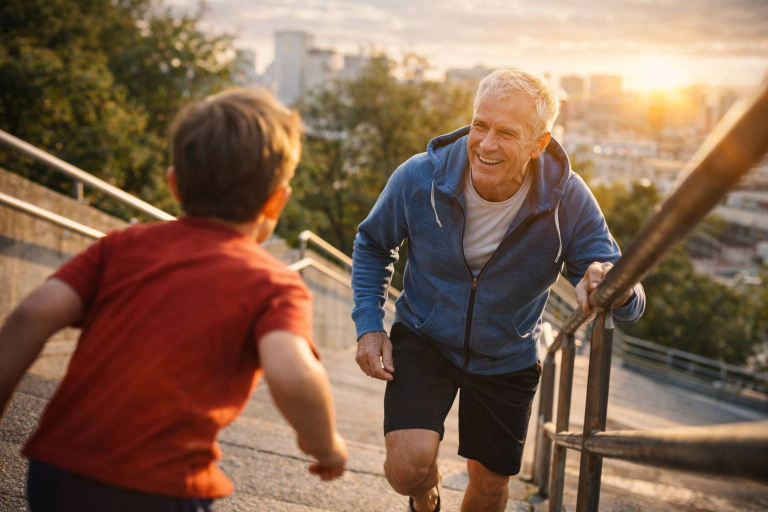
#> input picture data/raw/images/6a77e303-14eb-4d8c-917a-fa045a548a6c.jpg, 1536 x 1024 px, found by its file name (shown at 1/2 size)
$ python test_image.py
#> lines starting #> are read from the running program, lines starting #| are printed output that depends on the picture; pictures that were not available may be replaced by others from this repository, and a replacement may not be noted
#> further down, img is the input picture: PIL image 1536x1024 RGB; mean R, G, B 128.8, 99.6, 79.7
### src/image_processing/processor.py
import os
import logging
from pathlib import Path
from PIL import Image, ImageOps, ImageFilter, ImageEnhance

logger = logging.getLogger(__name__)

# [118 lines left out: functions inspect_image, resize_image, resize_proportional, generate_thumbnail, generate_fixed_thumbnail, pro and 6 more, not called in this run]

def apply_blur(path, output_path, radius=2):
#> called with output_path = 'data/processed/blurred/blurred_image.jpg', radius = 5
    img = Image.open(path)
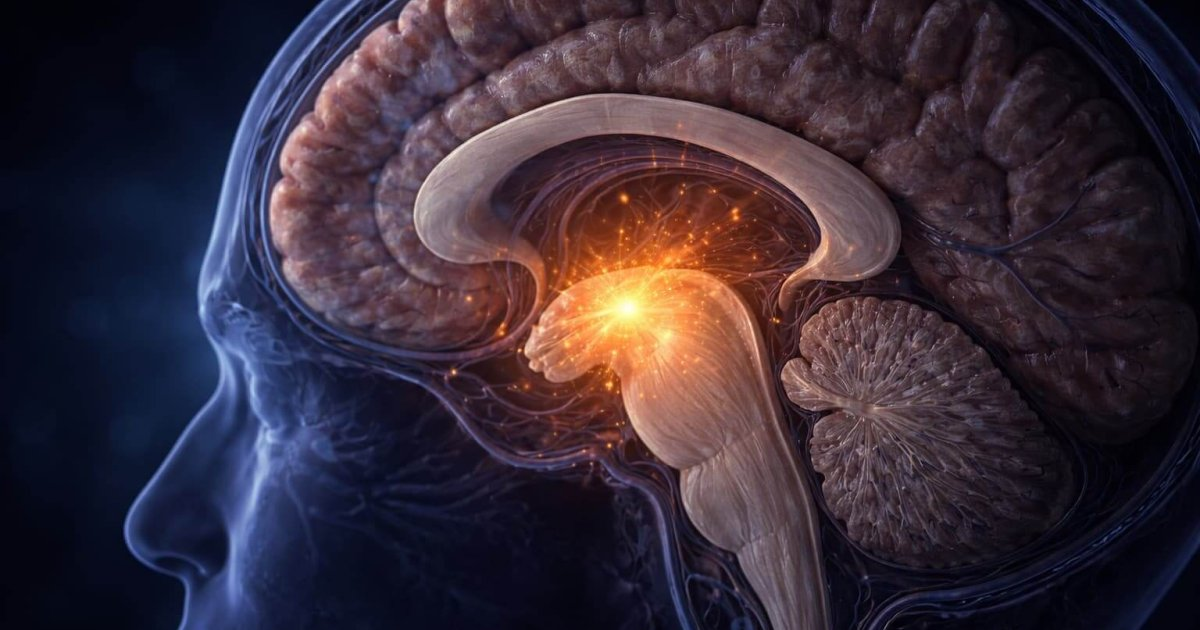
#> input picture data/raw/images/ChatGPT-Image-27-mar-2026-19_14_30-og.jpg, 1200 x 630 px, given in place of tVvpFIoteRHNnoZMhdnwIVwJpCA.jpg, which was not available
#> img is the input picture: PIL image 1200x630 RGB; mean R, G, B 56.6, 44.1, 56.7
    blurred = img.filter(ImageFilter.GaussianBlur(radius=radius))
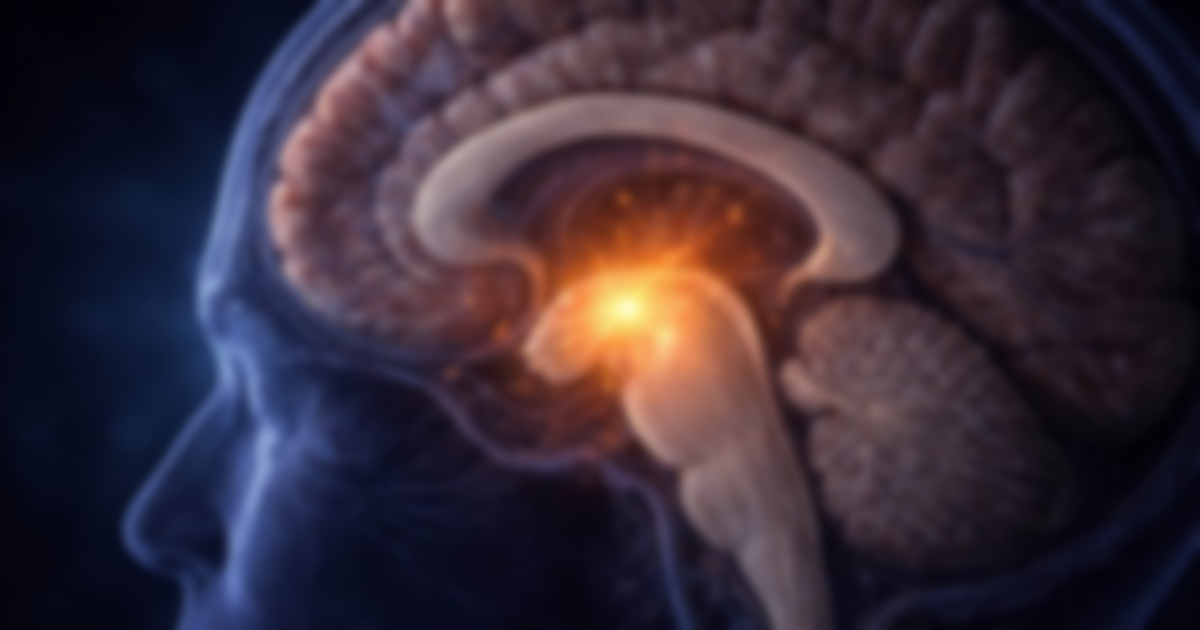
#> blurred: PIL image 1200x630 RGB; mean R, G, B 56.6, 44.1, 56.7
    Path(output_path).parent.mkdir(parents=True, exist_ok=True)
    blurred.save(output_path)
    return output_path

def apply_sharpen(path, output_path):
    img = Image.open(path)
    sharpened = img.filter(ImageFilter.SHARPEN)
    Path(output_path).parent.mkdir(parents=True, exist_ok=True)
    sharpened.save(output_path)
    return output_path

def apply_edge_detection(path, output_path):
    img = Image.open(path).convert('L')   # edge detect works best on greyscale
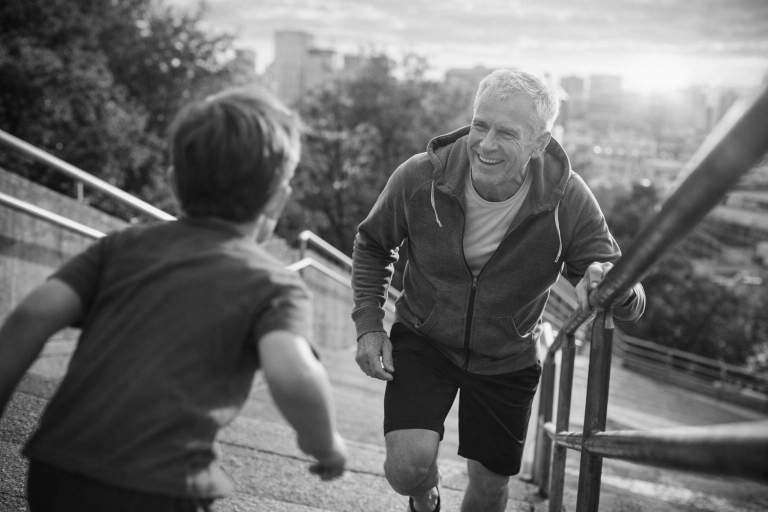
#> img: PIL image 1536x1024 L (shown at 1/2 size); min 9, max 251, mean 106.1
    edges = img.filter(ImageFilter.FIND_EDGES)
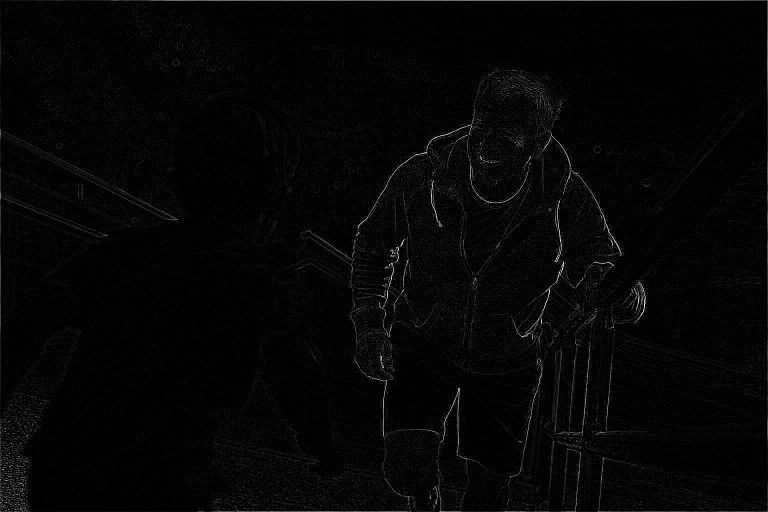
#> edges: PIL image 1536x1024 L (shown at 1/2 size); min 0, max 255, mean 5
    Path(output_path).parent.mkdir(parents=True, exist_ok=True)
    edges.save(output_path)
    return output_path

def enhance_contrast(path, output_path, factor=1.5):
#> called with factor = 2
    img = Image.open(path)
    enhanced = ImageEnhance.Contrast(img).enhance(factor)
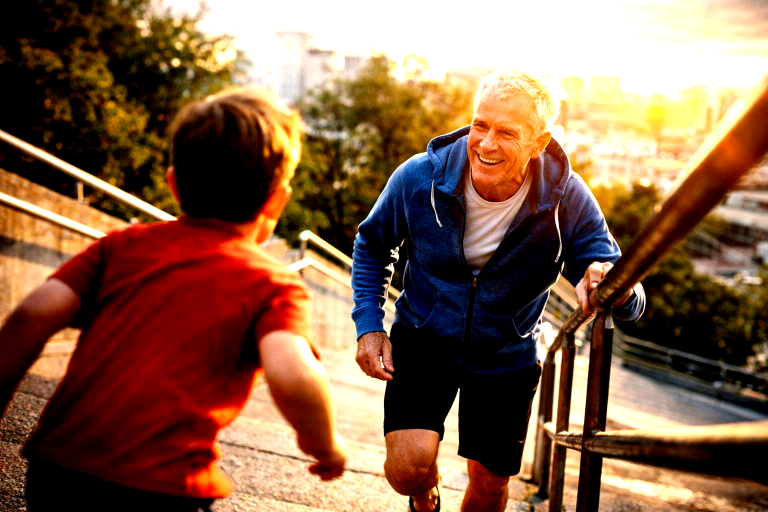
#> enhanced: PIL image 1536x1024 RGB (shown at 1/2 size); mean R, G, B 133, 97.8, 74.2
    Path(output_path).parent.mkdir(parents=True, exist_ok=True)
    enhanced.save(output_path)
    return output_path

def enhance_brightness(path, output_path, factor=1.2):
#> called with factor = 1.5
    img = Image.open(path)
    enhanced = ImageEnhance.Brightness(img).enhance(factor)
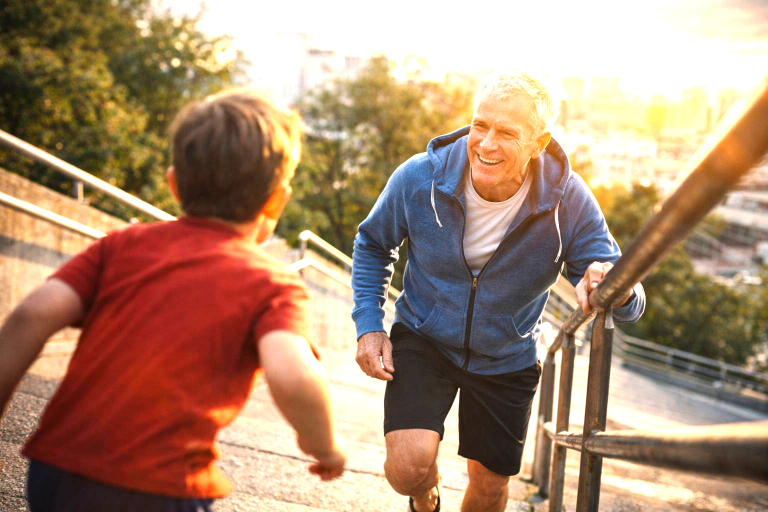
#> enhanced: PIL image 1536x1024 RGB (shown at 1/2 size); mean R, G, B 170.8, 139.3, 114.7
    Path(output_path).parent.mkdir(parents=True, exist_ok=True)
    enhanced.save(output_path)
    return output_path

def enhance_color(path, output_path, factor=1.3):
#> called with factor = 1.5
    img = Image.open(path)
    enhanced = ImageEnhance.Color(img).enhance(factor)
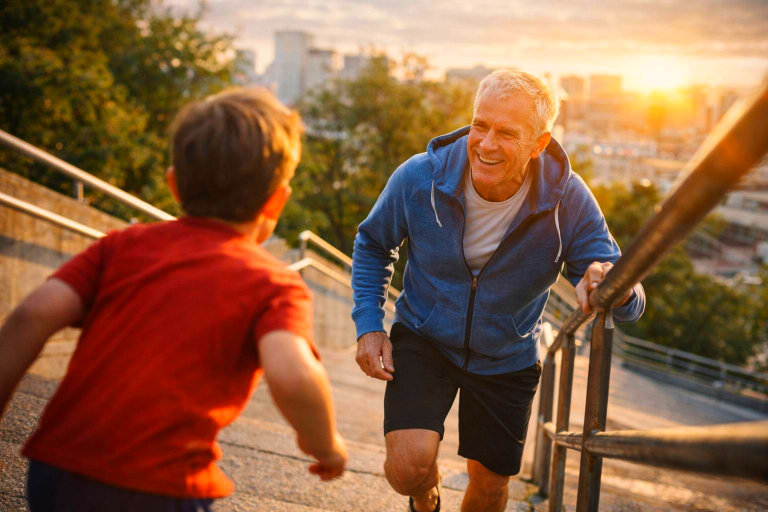
#> enhanced: PIL image 1536x1024 RGB (shown at 1/2 size); mean R, G, B 139.3, 96.1, 66.7
    Path(output_path).parent.mkdir(parents=True, exist_ok=True)
    enhanced.save(output_path)
    return output_path

### src/image_processing/test_image.py
from PIL import Image, ImageOps, ImageFilter, ImageEnhance
import os
from processor import inspect_image , resize_image, resize_proportional, generate_thumbnail, generate_fixed_thumbnail, crop_top_banner, crop_center_square, crop_image, convert_to_webp, convert_to_grayscale, save_optimised_jpeg, apply_blur, apply_sharpen, apply_edge_detection, enhance_contrast, enhance_brightness, enhance_color


img = Image.open('data/raw/images/6a77e303-14eb-4d8c-917a-fa045a548a6c.jpg')

# [67 lines of commented-out code are left out]

src = 'data/raw/images/6a77e303-14eb-4d8c-917a-fa045a548a6c.jpg'
# [19 lines of commented-out code are left out]


blurred_image_path = 'data/processed/blurred/blurred_image.jpg'
apply_blur('data/raw/images/tVvpFIoteRHNnoZMhdnwIVwJpCA.jpg', blurred_image_path, radius=5)
print(f"Blurred image saved at {blurred_image_path}")

sharpened_image_path = 'data/processed/sharpened/sharpened_image.jpg'
apply_sharpen('data/raw/images/6a77e303-14eb-4d8c-917a-fa045a548a6c.jpg', sharpened_image_path)
print(f"Sharpened image saved at {sharpened_image_path}")

edge_detected_image_path = 'data/processed/edged/edge_detected_image.jpg'
apply_edge_detection('data/raw/images/6a77e303-14eb-4d8c-917a-fa045a548a6c.jpg', edge_detected_image_path)
print(f"Edge-detected image saved at {edge_detected_image_path}")

contrast_enhanced_image_path = 'data/processed/contrast/contrast_enhanced_image.jpg'
enhance_contrast('data/raw/images/6a77e303-14eb-4d8c-917a-fa045a548a6c.jpg', contrast_enhanced_image_path, factor=2.0)
print(f"Contrast enhanced image saved at {contrast_enhanced_image_path}")

brightness_enhanced_image_path = 'data/processed/brightness/brightness_enhanced_image.jpg'
enhance_brightness('data/raw/images/6a77e303-14eb-4d8c-917a-fa045a548a6c.jpg', brightness_enhanced_image_path, factor=1.5)
print(f"Brightness enhanced image saved at {brightness_enhanced_image_path}")

color_enhanced_image_path = 'data/processed/color/color_enhanced_image.jpg'
enhance_color('data/raw/images/6a77e303-14eb-4d8c-917a-fa045a548a6c.jpg', color_enhanced_image_path, factor=1.5)
print(f"Color enhanced image saved at {color_enhanced_image_path}")

def verify_image(image_path):
#> called with image_path = 'data/processed/blurred/blurred_image.jpg'
    try:
        img = Image.open(image_path)
#> img: PIL image 1200x630 RGB
        print(f"Verified {image_path}, Size: {img.size}, Format: {img.format}")
#| Verified data/processed/blurred/blurred_image.jpg, Size: (1200, 630), Format: JPEG
    except Exception as e:
        print(f"Error verifying image {image_path}: {e}")

# Verify the images after transformations
verify_image(blurred_image_path)
verify_image(sharpened_image_path)
#| Verified data/processed/sharpened/sharpened_image.jpg, Size: (1536, 1024), Format: JPEG
verify_image(edge_detected_image_path)
#| Verified data/processed/edged/edge_detected_image.jpg, Size: (1536, 1024), Format: JPEG
verify_image(contrast_enhanced_image_path)
#| Verified data/processed/contrast/contrast_enhanced_image.jpg, Size: (1536, 1024), Format: JPEG
verify_image(brightness_enhanced_image_path)
#| Verified data/processed/brightness/brightness_enhanced_image.jpg, Size: (1536, 1024), Format: JPEG
verify_image(color_enhanced_image_path)
#| Verified data/processed/color/color_enhanced_image.jpg, Size: (1536, 1024), Format: JPEG
